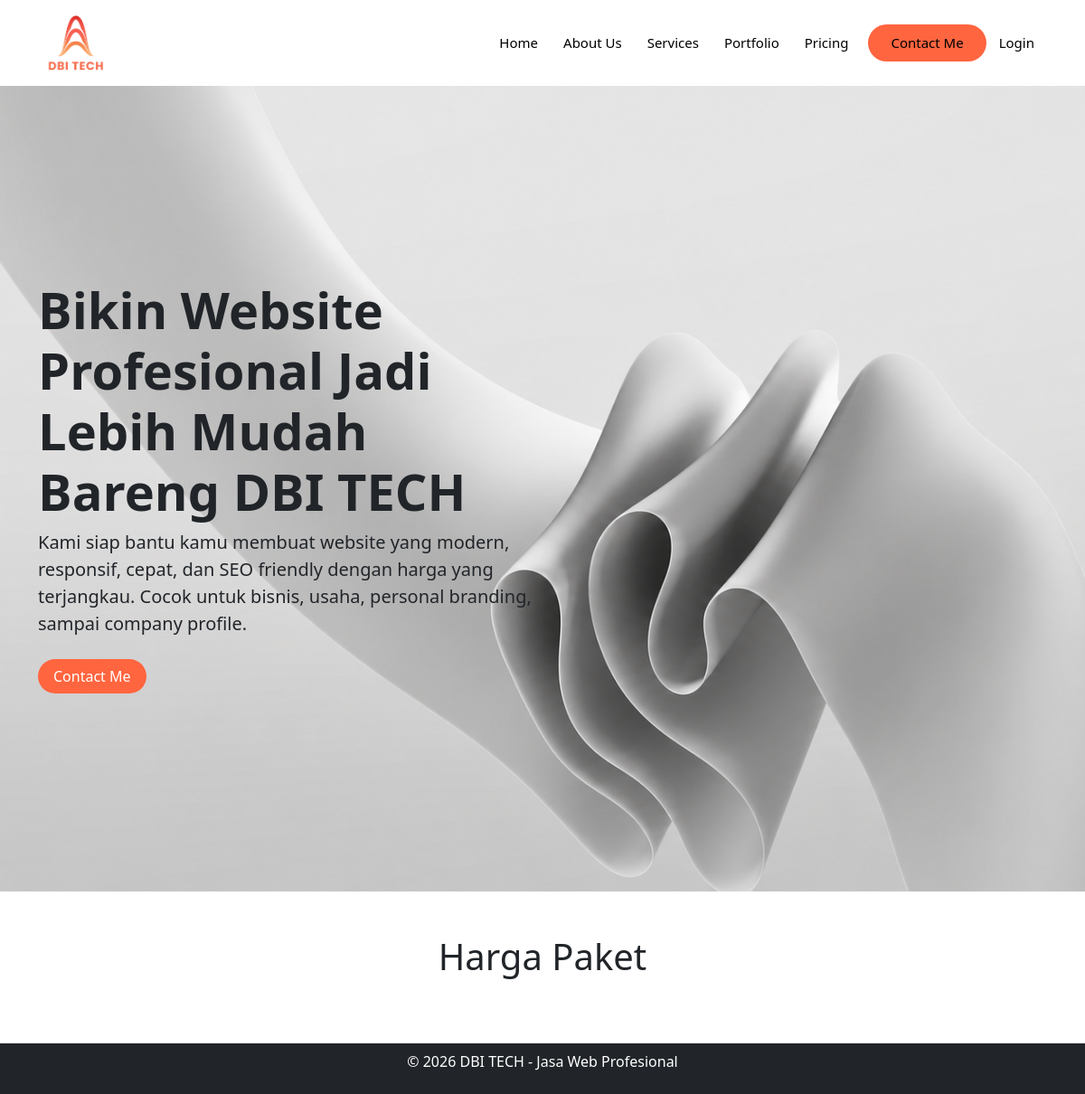
Before: / with the older database file.
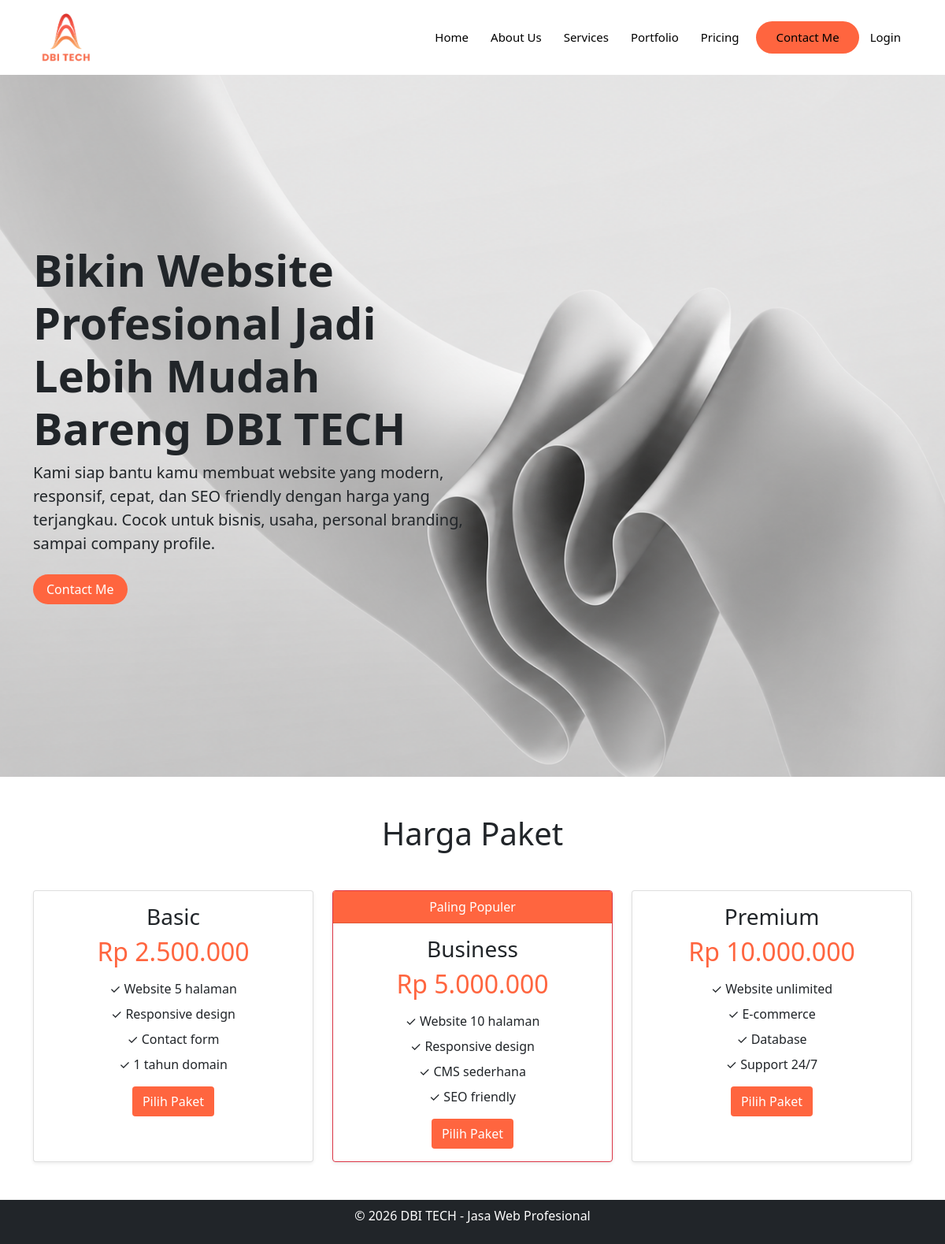
After: the same page with the newer database file.
### tables this page shows
CREATE TABLE `pricing` (
  `id` int NOT NULL,
  `package_name` varchar(50) NOT NULL,
  `price` decimal(10,2) NOT NULL,
  `features` text,
  `is_popular` tinyint(1) DEFAULT '0',
  `created_at` timestamp NULL DEFAULT CURRENT_TIMESTAMP
);

### pages/home.php (the view, shortened to what this page needs)
<section class="hero-section text-dark" style="background: url('img/back-hero2.png') center center / cover no-repeat;">
    <div class="container py-5">
        <div class="row min-vh-100 align-items-center">
            <div class="col-lg-6">
                <h1 class="display-4 fw-bold mb-6">Bikin Website Profesional Jadi Lebih Mudah Bareng DBI TECH</h1>
                <p class="lead mb-4">Kami siap bantu kamu membuat website yang modern, <br>responsif, cepat, dan SEO friendly dengan harga yang <br>terjangkau. Cocok untuk bisnis, usaha, personal branding, <br>sampai company profile.</p>
                <a href="index.php?page=contact" class="btn text-white px-3 rounded-pill" style="background-color: #FF653F;">Contact Me</a>
            </div>
        </div>
    </div>
</section>
    <?php
    require_once 'config/database.php';
    $stmt = $pdo->query("SELECT * FROM pricing ORDER BY price ASC");
    $pricings = $stmt->fetchAll();
    ?>
    <div class="container py-5">
        <h1 class="text-center mb-5">Harga Paket</h1>
        <div class="row g-4">
            <?php foreach($pricings as $package): ?>
            <div class="col-md-4">
                <div class="card h-100 shadow-sm <?php echo $package['is_popular'] ? 'border-danger' : ''; ?>">
                    <?php if($package['is_popular']): ?>
                    <div class="card-header text-white text-center" style="background-color: #FF653F;">Paling Populer</div>
                    <?php endif; ?>
                    <div class="card-body text-center">
                        <h3><?php echo $package['package_name']; ?></h3>
                        <h2 class="text" style="color: #FF653F;">Rp <?php echo number_format($package['price'], 0, ',', '.'); ?></h2>
                        <ul class="list-unstyled mt-3">
                            <?php
                            $features = explode(',', $package['features']);
                            foreach($features as $feature): ?>
                            <li class="mb-2">✓ <?php echo trim($feature); ?></li>
                            <?php endforeach; ?>
                        </ul>
                        <a href="index.php?page=contact" class="btn text-white" style="background-color: #FF653F;">Pilih Paket</a>
                    </div>
                </div>
            </div>
            <?php endforeach; ?>
        </div>
    </div>

Changed rows visible on the page:
added pricing: package_name "Basic", price "2.500.000", features "Website 5 halaman", features "Responsive design", features "Contact form", features "1 tahun domain"
added pricing: is_popular "Paling Populer", package_name "Business", price "5.000.000", features "Website 10 halaman", features "Responsive design", features "CMS sederhana", features "SEO friendly"
added pricing: package_name "Premium", price "10.000.000", features "Website unlimited", features "E-commerce", features "Database", features "Support 24/7"
